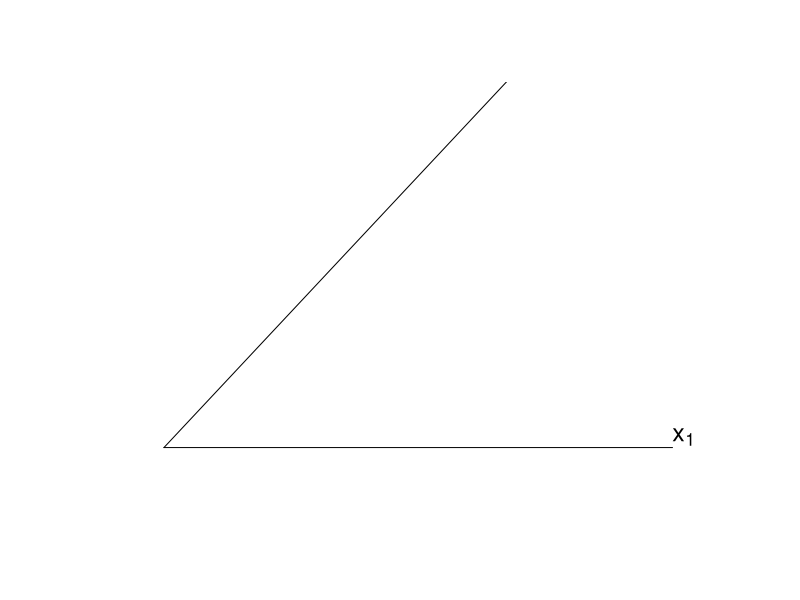

The R source for this figure: (Note: this script raises an error after producing the figure.)
library(plotrix)
set.seed(1)

n=100
xx1=rnorm(n)
xx2=(xx1+rnorm(n))/sqrt(2)
yy=xx1+xx2/2+rnorm(n)/5

x1=xx1-mean(xx1)
x2=xx2-mean(xx2)
y=yy-mean(yy)

dotproduct <- function(vector1, vector2) {
  return(sum(vector1 * vector2))
}

vector_length <- function(vector) {
  return(sqrt(dotproduct(vector, vector)))
}

angle <- function(vector1, vector2) {
  return(acos(dotproduct(vector1, vector2) / (vector_length(vector1) * vector_length(vector2))))
}

cat("The arcos value(angle) between x1 and x2 is : ", angle(x1, x2))

# Creates empty plot and variables
plot(1,type="n",axes=F,xlim=c(-1,10),ylim=c(-1,10),xlab="",ylab="")

# pseudo_X1
pseudo_x1 = c(vector_length(x1), 0)
# arrows(0,0,pseudo_x1[1],pseudo_x1[2])
draw.radial.line(0, pseudo_x1[1], center = c(0,0))
text(pseudo_x1[1] + 0.2, pseudo_x1[2] + 0.3, expression(x[1]),cex=1.5)

# pseudo_X2
pseudo_x2 = c(4.15, 8.6)
draw.radial.line(0,vector_length(x2),center=c(0,0), angle = angle(x1, x2))
# arrows(0,0, pseudo_x2[1], pseudo_x2[2] )
text(pseudo_x2[1] + 1, sudo_x2[2] + 1.5, expression(x[2]),cex=1.5)

# drawing arc
draw.arc(0,0,1, angle2 = angle(x1, x2))
text(2.7,1, angle(x1,x2),cex=1.5)



# euijoon
b0 = 0
b1 = 0
b2 = 0
fit = b0+b1*x1+b2*x2
res = y - fit
cor(res,x1)
cor(res,x2)

fitvector = c()

while (abs(cor(res,x1))>1e-2 | abs(cor(res,x2))>1e-2){

fit = b0+b1*x1+b2*x2
res = y - fit
fitvector = cbind(fitvector,fit)

if (abs(cor(res,x1))>abs(cor(res,x2))){
  v = x1
  b1 = b1 + as.numeric(lm(res~v)$coef[2])
}else{
  v = x2
  b2 = b2 + as.numeric(lm(res~v)$coef[2])
}

cat("b1 is", b1, 'and', "b2 is", b2, '\n')
}

cor(res,x1)
cor(res,x2)

fitvector

for (j in 1:ncol(fitvector)){
  print(angle(x1, fitvector[,j]))
}


# bohyeon
ybar = mean(y)
beta_hat = c(ybar, 0, 0)
residual = y - ybar

a = 1
while (! ( (-1e-10 < cor(residual, x1) & cor(residual, x1) < 1e-10) & (-1e-10 < cor(residual, x2) & cor(residual, x2) < 1e-10))){
  if (abs(cor(residual, x1)) > abs(cor(residual, x2))){
    model = lm(residual~x1)
    coef = as.vector(model$coefficients)
    beta_hat = beta_hat + c(coef[1], coef[2], 0)
    fitted_values = beta_hat[1] + beta_hat[2] * x1 + beta_hat[3] * x2
    residual = y - fitted_values
  }
  else if (abs(cor(residual, x1)) < abs(cor(residual, x2))){
    model = lm(residual~x2)
    coef = as.vector(model$coefficients)
    beta_hat = beta_hat + c(coef[1], 0, coef[2])
    fitted_values = beta_hat[1] + beta_hat[2] * x1 + beta_hat[3] * x2
    residual = y - fitted_values
  }
  a = a + 1
}
cat('총 iteration 횟수는', a)

cat('iteration을 통해 수렴한 계수는 다음과 같다.', beta_hat)

lse_result = lm(y~x1+x2)
coef(lse_result)

# donook
library(zeallot)

X = cbind(x1, x2)
c(n, p) %<-% dim(X)
r <- y
beta
